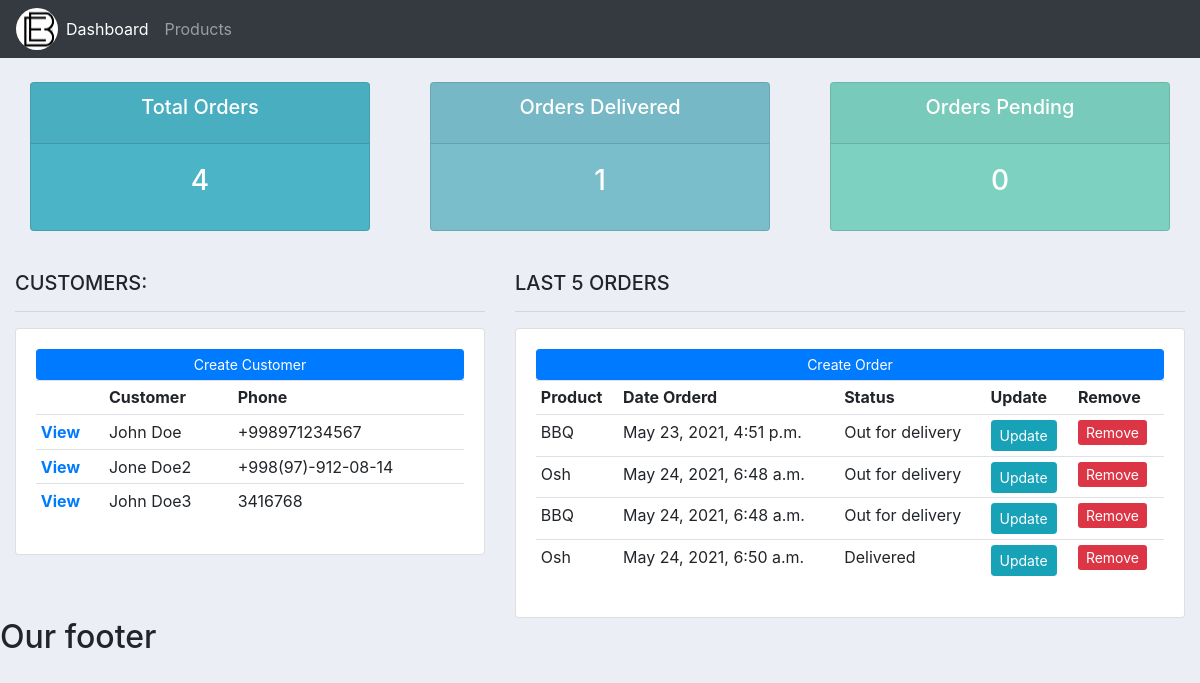
The page / on the database its author committed.
### accounts/models.py (models this page shows, shortened)
class Customer(models.Model):
    name = models.CharField(max_length=200, null=True)
    phone = models.CharField(max_length=200, null=True)
    email = models.CharField(max_length=200, null=True)
    date_created = models.DateTimeField(auto_now_add=True, null=True)

class Order(models.Model):
    STATUS = (
        ('Pending', 'Pending'),
        ('Out for delivery', 'Out for delivery'),
        ('Delivered', 'Delivered'),
    )
    customer = models.ForeignKey(Customer, null=True, on_delete=models.SET_NULL)
    product = models.ForeignKey(Product, null=True, on_delete=models.SET_NULL)
    date_created = models.DateTimeField(auto_now_add=True, null=True)
    status = models.CharField(max_length=50, null=True, choices=STATUS)

class Product(models.Model):
    CATEGORY = (
        ('Indoor', 'Indoor'),
        ('Outdoor', 'Outdoor'),
    )
    name = models.CharField(max_length=200, null=True)
    price = models.CharField(max_length=200, null=True)
    category = models.CharField(max_length=200, null=True, choices=CATEGORY)
    description = models.CharField(max_length=200, null=True)
    date_created = models.DateTimeField(auto_now_add=True, null=True)
    tags = models.ManyToManyField(Tag)
    def __str__(self):
        return self.name

### accounts/views.py (the view)
# urls.py: path('', views.home, name='home'),
def home(request):
    orders = Order.objects.all()
    customers = Customer.objects.all()
    total_customers = customers.count()
    total_orders = orders.count()
    delivered = orders.filter(status='Delivered').count()
    pending = orders.filter(status='Pending').count()
    context = {'total_orders': total_orders, 'orders': orders, 'customers': customers, 'delivered': delivered, 'pending': pending}
    return render(request, 'accounts/dashboard.html', context)

### accounts/templates/accounts/dashboard.html
{% extends 'accounts/main.html' %}
{% block content %}
    {% include 'accounts/status.html' %}
    <br>
    <div class="row">
        <div class="col-md-5">
            <h5>CUSTOMERS:</h5>
            <hr>
            <div class="card card-body">
                <a class="btn btn-primary  btn-sm btn-block" href="">Create Customer</a>
                <table class="table table-sm">
                    <tr>
                        <th></th>
                        <th>Customer</th>
                        <th>Phone</th>
                    </tr>
                    {% for customer in customers %}
                        <tr>
                            <th> <a href="{% url 'customer' customer.id %}">View</a> </th>
                            <td> {{ customer.name }} </td>
                            <td> {{ customer.phone }} </td>
                        </tr>
                    {% endfor %}
                </table>
            </div>
        </div>
        <div class="col-md-7">
            <h5>LAST 5 ORDERS</h5>
            <hr>
            <div class="card card-body">
                <a class="btn btn-primary  btn-sm btn-block" href="{% url 'create_order' %}"> Create Order </a>
                <table class="table table-sm">
                    <tr>
                        <th>Product</th>
                        <th>Date Orderd</th>
                        <th>Status</th>
                        <th>Update</th>
                        <th>Remove</th>
                    </tr>
                    {% for order in orders %}
                        <tr>
                            <td> {{ order.product }} </td>
                            <td> {{ order.date_created }} </td>
                            <td> {{ order.status }} </td>
                            <td> <a class="btn btn-sm btn-info" href="{% url 'update_order' order.id %}"> Update </a> </td>
                            <td> <a class="'btn btn-sm btn-danger" href="{% url 'delete_order' order.id %}"> Remove </a> </td>
                        </tr>
                    {% endfor %}
                </table>
            </div>
        </div>
    </div>
{% endblock %}

### accounts/templates/accounts/main.html (shortened to what this page needs)
{% load static %}
<!DOCTYPE html>
<html lang="en">
<head>
    <link rel="stylesheet" href="https://stackpath.bootstrapcdn.com/bootstrap/4.3.1/css/bootstrap.min.css">
    <link rel="stylesheet" href="{% static 'css/main.css' %}">
</head>
<body>
    {% include 'accounts/navbar.html' %}
    <div class="container-fluid">
        {% block content %}
        {% endblock %}
    </div>
    <h2> Our footer </h2>
</body>
</html>

### accounts/templates/accounts/navbar.html (shortened to what this page needs)
{% load static %}
<nav class="navbar navbar-expand-lg navbar-dark bg-dark">
  <img src="{% static 'images/logo.png' %}">
  <div class="collapse navbar-collapse" id="navbarNav">
    <ul class="navbar-nav">
      <li class="nav-item active">
        <a class="nav-link" href="{% url 'home' %}">Dashboard</a>
      </li>
      <li class="nav-item">
        <a class="nav-link" href="{% url 'products' %}">Products</a>
      </li>
    </ul>
  </div>
</nav>

### accounts/templates/accounts/status.html
<br>
<div class="row">
	<div class="col">
		<div class="col-md">
			<div class="card text-center text-white  mb-3" id="total-orders">
			  	<div class="card-header">
			  		<h5 class="card-title">Total Orders</h5>
			  	</div>
			  	<div class="card-body">
			    	<h3 class="card-title"> {{ total_orders }} </h3>
			  	</div>
			</div>
		</div>
	</div>
	<div class="col">
		<div class="col-md">
			<div class="card text-center text-white  mb-3" id="orders-delivered">
			  	<div class="card-header">
			  		<h5 class="card-title">Orders Delivered</h5>
			  	</div>
			  	<div class="card-body">
			    	<h3 class="card-title"> {{ delivered }} </h3>
			  	</div>
			</div>
		</div>
	</div>
	<div class="col">
		<div class="col-md">
			<div class="card text-center text-white  mb-3" id="orders-pending">
			  	<div class="card-header">
			  		<h5 class="card-title">Orders Pending</h5>
			  	</div>
			  	<div class="card-body">
			    	<h3 class="card-title"> {{ pending }} </h3>
			  	</div>
			</div>
		</div>
	</div>
</div>

### static/css/main.css (style rules this page uses)
body { background-color: #ebeff5; }
#total-orders { background-color: #4cb4c7; }
#orders-delivered { background-color: #7abecc; }
#orders-pending { background-color: #7CD1C0; }

### rows shown on the page
Customer: name "John Doe", phone "+998971234567"
Customer: name "Jone Doe2", phone "+998(97)-912-08-14"
Customer: name "John Doe3", phone "3416768"
Order: product "BBQ", date_created "May 23, 2021, 4:51 p.m.", status "Out for delivery"
Order: product "Osh", date_created "May 24, 2021, 6:48 a.m.", status "Out for delivery"
Order: product "BBQ", date_created "May 24, 2021, 6:48 a.m.", status "Out for delivery"
Order: product "Osh", date_created "May 24, 2021, 6:50 a.m.", status "Delivered"

### other values the page prints
{{ total_orders }} "4"
{{ delivered }} "1"
{{ pending }} "0"
